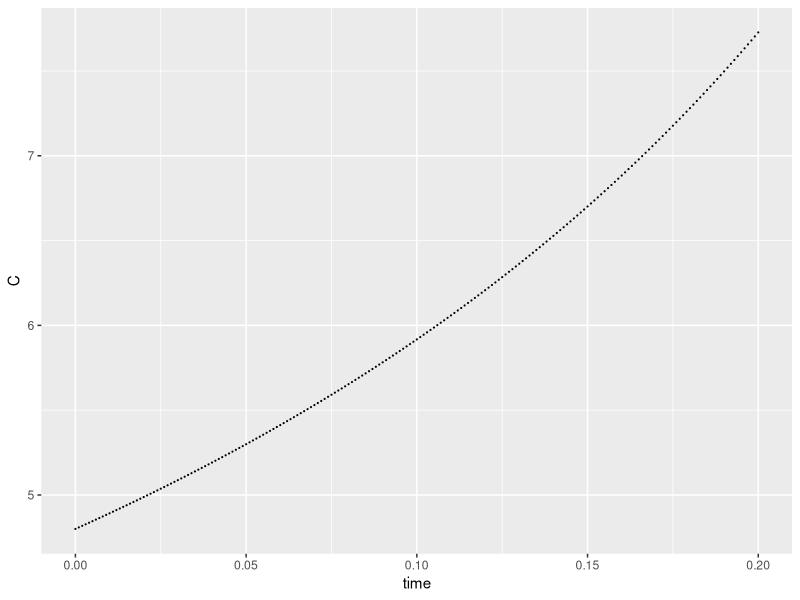
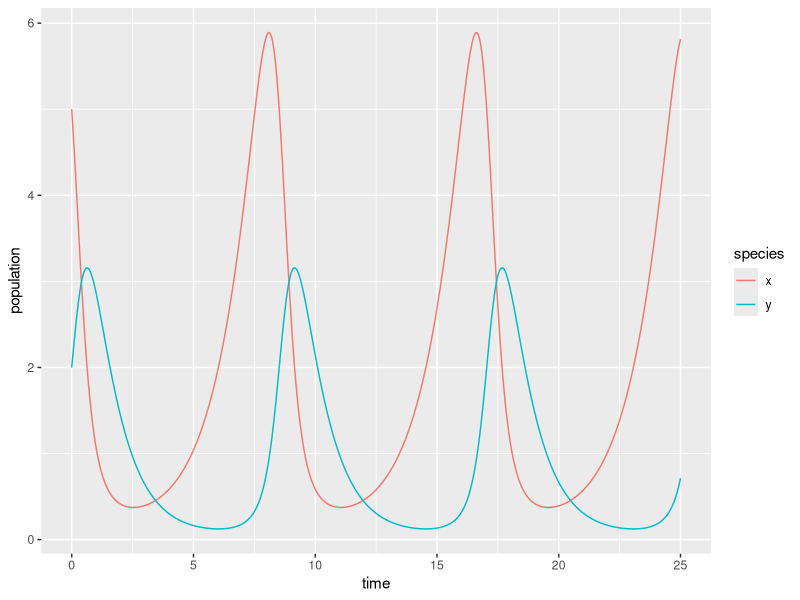

These figures' R source, in order:
## ---- chunk 1
library(tidyverse)
library(deSolve)
library(kableExtra)
## ---- chunk 2
t_0 <- data.frame(t = 0, P = 0.2, 'dfdx' = 0.024)

kable(t_0) %>% 
  kable_styling(full_width = FALSE)
## ---- chunk 3
t_1 <- data.frame(t = c(0,1), P = c(0.2, 0.224), 'dfdx' = c(0.024, 0.02473))

kable(t_1) %>% 
  kable_styling(full_width = FALSE)
## ---- chunk 4
t_2 <- data.frame(t = c(0,1,2), P = c(0.2, 0.224, 0.24873), 'dfdx' = c(0.024, 0.02473, 0.024999))

kable(t_2) %>% 
  kable_styling(full_width = FALSE)
## ---- chunk 5
# Create a time sequence:
time_seq <- seq(from = 0, to = 0.2, by = 0.001)
## ---- chunk 6
# Set some parameter values (these can change - keep it in mind):
parameter_example <- c(lambda = 0.4, delta = 0.06)

# Set the initial condition (prey and predator populations at t = 0).
# Recall: x = prey, y = predator
init_cond_example <- c(C = 4.8)
## ---- chunk 7
# Prepare the series of differential equations as a function: 
df_equation_example <- function(time_seq, init_cond_example, parameter_example) {
  with(as.list(c(init_cond_example, parameter_example)), {
    dcdt = lambda * C ^ 2 - 3.1 * delta
    return(list(c(dcdt)))
  })
}
## ---- chunk 8
# Find the approximate the solution using `deSolve::ode()`:
approx_df_example <- ode(y = init_cond_example, times = time_seq, func = df_equation_example, parms = parameter_example)

# Check the class: 
class(approx_df_example)

# We really want this to be a data frame:
approx_df_example <- data.frame(approx_df_example)

# Plot it! 
ggplot(data = approx_df_example, aes(x = time, y = C)) +
  geom_point(size = 0.1)
## ---- chunk 9
# Create a sequence of times (days): 
time <- seq(0, 25, by = 0.05)

# Set some parameter values (these can change - keep it in mind):
parameters <- c(alpha = .75, beta = 0.8, delta = 0.5, gamma = 1)

# Set the initial condition (prey and predator populations at t = 0).
# Recall: x = prey, y = predator
init_cond <- c(x = 5, y = 2)

# Prepare the series of differential equations as a function: 
lk_equations <- function(time, init_cond, parameters) {
  with(as.list(c(init_cond, parameters)), {
    dxdt = alpha * x - beta * x * y
    dydt = delta * x * y - gamma * y
    return(list(c(dxdt, dydt)))
  })
}

# Find the approximate the solution using `deSolve::ode()`:
approx_lk <- ode(y = init_cond, times = time, func = lk_equations, parms = parameters)

# Check the class: 
class(approx_lk)

# We really want this to be a data frame, and we want both prey (x) and predator (y) to be in the same column -- we'll learn why in EDS 221 (tidy data)
approx_lk_df <- data.frame(approx_lk) %>% 
  pivot_longer(cols = c(x,y), names_to = "species", values_to = "population")

# Plot it! 
ggplot(data = approx_lk_df, aes(x = time, y = population)) +
  geom_line(aes(color = species))
